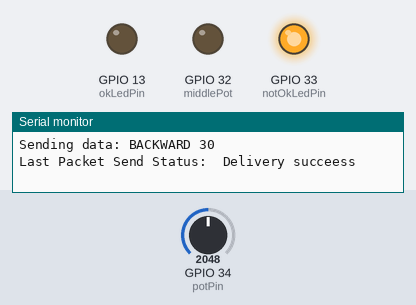
A sketch run on a simulated ESP32. On the bench: output pins drawn as LEDs (lit = HIGH), the last lines printed to the serial monitor. The inputs (shaded band) are chosen by the test bench; at power-on: GPIO 34 (potPin) = 2048.

Above: at 0.05 s.
At 1.2 s:
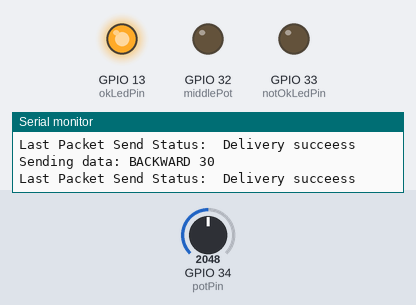
1.3 s: GPIO 34 (potPin) set to 1941
2.8 s: GPIO 34 (potPin) set to 1849
At 3.2 s:
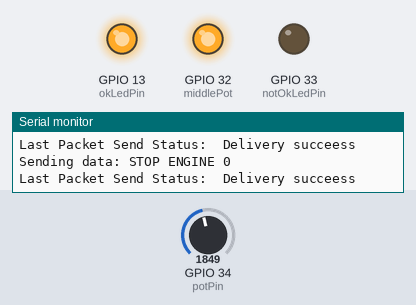
Timing chart, 0 to 5.8 s (numbered marks = the images above; inputs shaded):
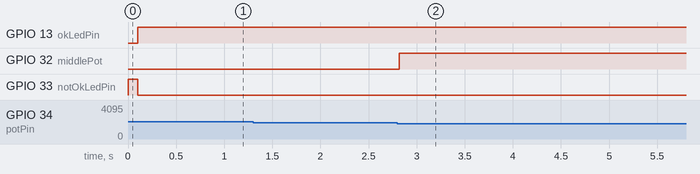

The sketch:

inside_boat.ino
```cpp
/* inboard part (master) */
#include <esp_now.h>
#include <WiFi.h>

// uint8_t outboardAddress[] = {0x80, 0xF3, 0xDA, 0x40, 0xEE, 0xC0};  //testowy z antenka
uint8_t outboardAddress[] = {0xD4, 0xD4, 0xDA, 0xCE, 0xE3, 0x08};  //destiny

const int center = 113;
const int gap = 5;

//pins
const int potPin = 34;
const int okLedPin = 13;
const int notOkLedPin = 33;
const int middlePot = 32;

const int maxValue = 255;

int potValue;

bool isOkConnection = false;

String success;

esp_now_peer_info_t peerInfo;

typedef struct struct_message {
    int pinOne;
    int potValue;
} struct_message;

struct_message PinReadings;

typedef struct struct_message_chk {
    int test;
} struct_message_chk;

struct_message_chk incomingReadings;

int pin1State = 0;

void OnDataSent(const wifi_tx_info_t* wifiInfo, esp_now_send_status_t status) {
  Serial.print("\r\nLast Packet Send Status:\t");
  if (status == ESP_NOW_SEND_SUCCESS) {
    Serial.println("Delivery succeess");
    isOkConnection = true;
  } else {
    Serial.println("Delivery failed");
    isOkConnection = false;
  }
}

void OnDataRecv(const uint8_t * mac, const uint8_t *incomingData, int len) {
  memcpy(&incomingReadings, incomingData, sizeof(incomingReadings));
  Serial.print("Outboard status checked ");
}

void setup() {
  WiFi.mode(WIFI_STA);
  Serial.begin(115200);
  WiFi.mode(WIFI_STA);
  pinMode(okLedPin, OUTPUT);
  pinMode(notOkLedPin, OUTPUT);
  pinMode(middlePot, OUTPUT);

  // Init ESP-NOW
  if (esp_now_init() != ESP_OK) {
    Serial.println("Error initializing ESP-NOW");
    return;
  }

  esp_now_register_send_cb(OnDataSent);

  esp_now_register_recv_cb(esp_now_recv_cb_t(OnDataRecv));

  // Register peer
  memcpy(peerInfo.peer_addr, outboardAddress, 6);
  peerInfo.channel = 0;
  peerInfo.encrypt = false;

  // Add peer
  if (esp_now_add_peer(&peerInfo) != ESP_OK){
    Serial.println("Failed to add peer");
    return;
  }
}

void loop() {
    //data to send
    int potState = analogRead(potPin);
    int pv = potState / 16;
    int step = 1;
    int sendVal;
    Serial.print("Sending data: ");
    if (pv > center + gap) {
      PinReadings.pinOne = 1;
      sendVal = (pv - center) * 2;
      Serial.print("BACKWARD ");
      digitalWrite(middlePot, LOW);
    } else if (pv < center - gap) {
      PinReadings.pinOne = 0;
      sendVal = 255 - (pv * 2);
      Serial.print("FORWARD ");
      digitalWrite(middlePot, LOW);
    } else {
      sendVal = 0;
      Serial.print("STOP ENGINE ");
      digitalWrite(middlePot, HIGH);
    }
    if (sendVal > maxValue) {
      sendVal = maxValue;
    }
    PinReadings.potValue = sendVal;
    Serial.println(PinReadings.potValue);
    esp_err_t result = esp_now_send(outboardAddress, (uint8_t *) &PinReadings, sizeof(PinReadings));

    if (isOkConnection) {
      digitalWrite(okLedPin, HIGH);
      digitalWrite(notOkLedPin, LOW);
    } else {
      digitalWrite(okLedPin, LOW);
      digitalWrite(notOkLedPin, HIGH);
    }
    delay(100);
}

/* inboard part (master) */
```

Measured:
- the behaviour switches between 1904 and 1903 on GPIO 34 (potPin) (found by bisection; images 1 and 2)
- after the input at 2.8 s, GPIO 32 (middlePot): LOW → HIGH at once
